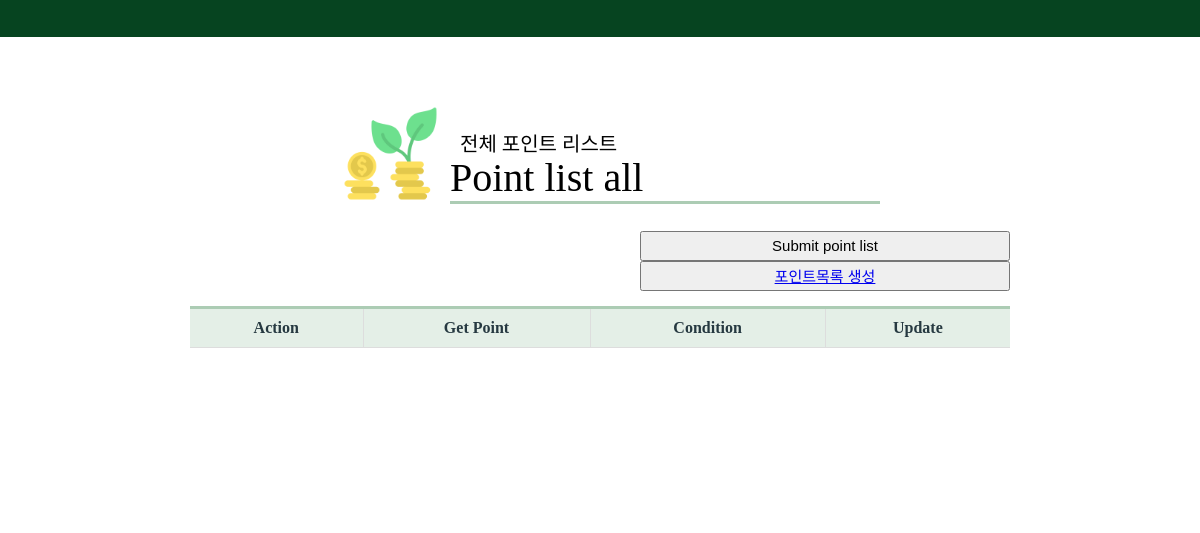
Page /point (signed in) on the earlier database version.
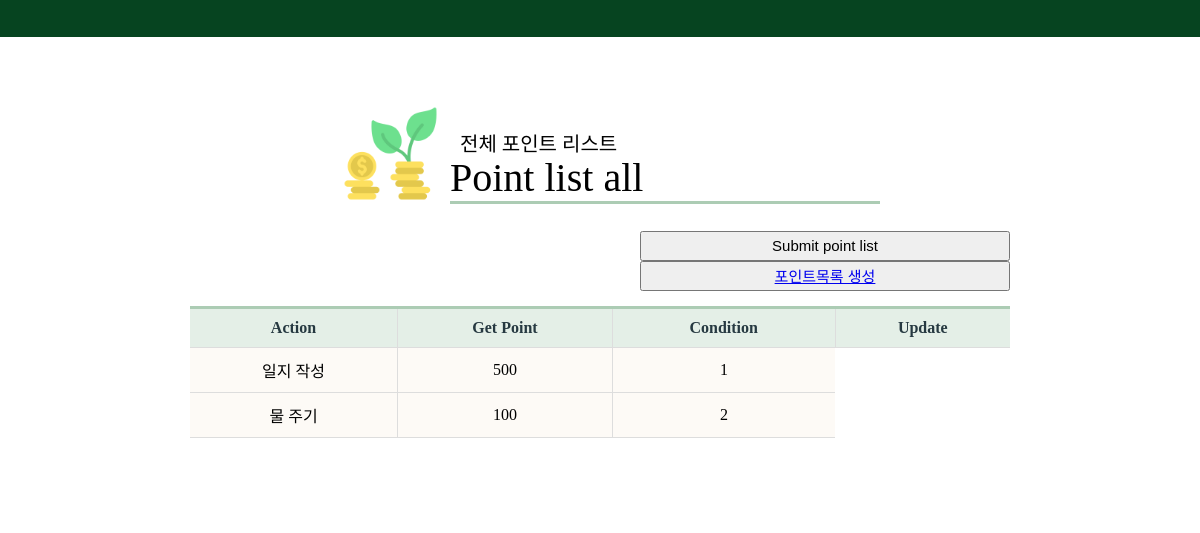
Same page on the later database version.
### administrator/models.py (models this page shows, shortened)
class Point(models.Model):
    teacher = models.ForeignKey(User, on_delete=models.CASCADE, null=True, blank=True) #관리자
    action = models.CharField(max_length=100, null=False) #포인트 행동조건
    payment = models.IntegerField( null=False ) # 지급 포인트
    number= models.CharField(max_length=10, choices=CHOICE, null=False, default = '1' ) #지급 횟수 조건???
    slug = models.SlugField(allow_unicode=True, unique=True)

### administrator/views.py (the view, shortened to what this page needs)
# urls.py: path('point', views.PointView.as_view(), name='point_list'),
class PointView(LoginRequiredMixin, ListView):
    login_url = 'login/'
    template_name = 'administrator/point/point_list.html'
    model = Point

### administrator/templates/administrator/point/point_list.html (shortened to what this page needs)
{% load static %}
<!DOCTYPE html>
<html>
<head>
    <link rel="stylesheet" href="{% static 'All.css' %}">
</head>
<body>
   <div class="design">
        <div id="student_list">
             <header>
            </header>
            <div id="head">
            <h3>전체 포인트 리스트</h3>
            <h1>Point list all</h1>
        </div>
        <div id="top">
            <img id="topImg" src="{%static 'main/growth.png' %}"/>
         </div>
    </div>
    <form action="" method="POST" enctype="multipart/form-data">
        <input id = "post_button" role="button" type="submit" name="submit" value="Submit point list"/><br/>
        <button id = "post_button"><a href="{% url 'administrator:add_point_list' request.user.pk %}">포인트목록 생성</a></button>
    </form>
   <table class="table">
        <thead>
             <tr>
                <th >Action</th>
                <th >Get Point</th>
                <th >Condition</th>
                <th>Update</th>
            </tr>
            {% for object in object_list %}
            <tr>
                <td>{{ object.action }}</td>
                <td>{{ object.payment }}</td>
                <td>{{ object.number }}</td>
            </tr>
            {% endfor %}
            <tbody id="myTable"> </tbody>
        </thead>
    </table>
</body>
</html>

Differences in the rows shown:
added Point: action "일지 작성", payment "500", number "1"
added Point: action "물 주기", payment "100", number "2"
